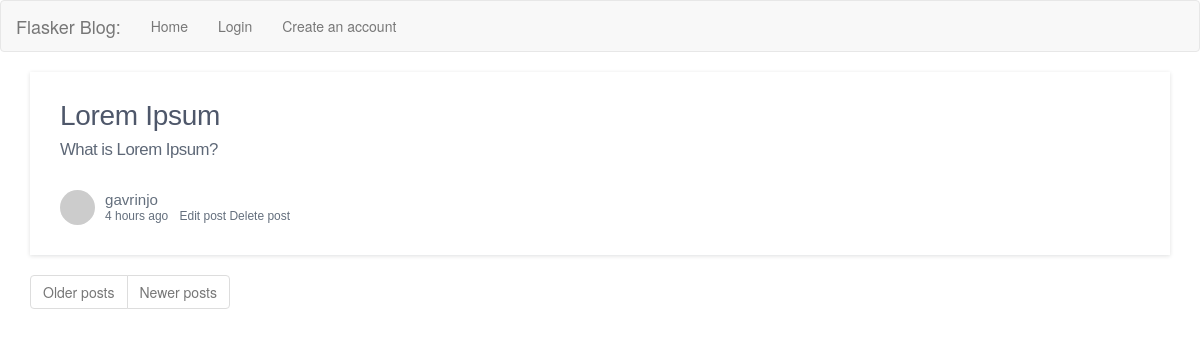
/index, run on the app's committed database.
### app/models.py (models this page shows, shortened)
class Article(db.Model):
    id = db.Column(db.Integer, primary_key=True)
    title = db.Column(db.String(64))
    subtitle = db.Column(db.String(128))
    body = db.Column(db.String(140))
    timestamp = db.Column(db.DateTime, index=True, default=datetime.utcnow)
    user_id = db.Column(db.Integer, db.ForeignKey("user.id"))

class User(UserMixin, db.Model):
    id = db.Column(db.Integer, primary_key=True)
    username = db.Column(db.String(64), index=True, unique=True)
    email = db.Column(db.String(120), index=True, unique=True)
    password_hash = db.Column(db.String(128))
    about_me = db.Column(db.String(140))
    last_seen = db.Column(db.DateTime, default=datetime.utcnow)
    article = db.relationship("Article", backref="author", lazy="dynamic")
    def avatar(self, size):
        digest = md5(self.email.lower().encode("utf-8")).hexdigest()
        return f"https://www.gravatar.com/avatar/{digest}?d=identicon&r=x&s={size}"

### app/main/routes.py (the view)
@bp.route("/")
@bp.route("/index")
def index():
    page = request.args.get("page", 1, type=int)
    posts = Article.query.order_by(Article.timestamp.desc()).paginate(
        page, current_app.config["POSTS_PER_PAGE"], False)
    next_url = url_for("main.index", page=posts.next_num) \
        if posts.has_next else None
    prev_url = url_for("main.index", page=posts.prev_num) \
        if posts.has_prev else None
    return render_template("index.html", title="Home", posts=posts.items, next_url=next_url, prev_url=prev_url)

### app/main/routes.py (called while the page is built)
@bp.before_request
def before_request():
    if current_user.is_authenticated:
        current_user.last_seen = datetime.utcnow()
        db.session.commit()

### app/templates/index.html
{% extends 'base.html' %}
{% block app_content %}
    {% for post in posts %}
        {% include "post_preview.html" %}
    {% endfor %}
    <nav aria-label="Page navigation example">
        <ul class="pagination text-center">
            <li class="page-item{% if not next_url %} disabled {% endif %}">
                <a class="page-link" href="{{ next_url or '#' }}" tabindex="-1">Older posts</a>
            </li>
            <li class="page-item{% if not prev_url %} disabled {% endif %}">
                <a class="page-link" href="{{ prev_url or '#' }}" tabindex="-1">Newer posts</a>
            </li>
        </ul>
    </nav>
{% endblock app_content %}

### app/content/templates/post_preview.html
    <div class="post-card">
        <div class="post-card-detail">
            <a href="#">
                <h2 class="post-card-title">
                    {{ post.title|safe }}
                </h2>
            </a>
            <section class="post-card-excerpt">
                {{ post.subtitle|safe }}
            </section>
            <footer class="post-card-footer">
                <div class="meta-items">
                <img alt="{{ post.author.username }}" class="author-avatar" src="{{ post.author.avatar(64) }}"/>
                    <div>
                        <a class="author-name" href="{{ url_for('main.user', username=post.author.username) }}">
                            {{ post.author.username }}
                        </a>
                        <div class="post-card-meta-info">
                            <span class="meta-item date">{{ moment(post.timestamp).fromNow() }}</span>
                            <a href="{{ url_for('content.edit_page', id=post.id) }}">Edit post</a>
                            <a href="{{ url_for('content.delete_page', id=post.id) }}">Delete post</a>
                        </div>
                    </div>
                </div>
            </footer>
        </div>
    </div>

### app/static/styles2.css (style rules this page uses)
.post-card { width: 100%; overflow: hidden; background-color: #fff; box-shadow: 0 1px 4px rgba(39, 44, 49, .15) }
.post-card *, .post-card:hover { text-decoration: none }
.post-card .post-card-title { margin: 0; padding: 0; color: #4e576a; font-family: TTNormsPro-Bold, sans-serif; font-size: 2em; font-weight: unset; letter-spacing: -.3px; line-height: 1; transition: all .2s ease-out }
.post-card .post-card-detail { padding: 30px; overflow: hidden }
.post-card .post-card-detail .post-card-excerpt { -webkit-line-clamp: 3; -webkit-box-orient: vertical; display: -webkit-box; width: -webkit-fill-available; width: -moz-available; width: stretch; overflow: hidden; text-overflow: ellipsis; margin: 10px auto 30px; color: #5e6877; font-family: AvenirNextLTPro-Medium, sans-serif; font-size: 1.2em; letter-spacing: -.5px; line-height: 1.2; transition: all .2s ease-out }
.post-card .post-card-footer { -webkit-line-clamp: 1; display: flex; align-items: flex-end; margin: 0; overflow: hidden; text-overflow: ellipsis }
.post-card .post-card-footer .meta-items { display: flex; align-items: center; color: #646f7d; font-family: AvenirNextLTPro-Medium, sans-serif; font-size: .9em; line-height: 1; white-space: nowrap; transition: all .2s ease-out }
.post-card .post-card-footer .meta-items * { line-height: 1 }
.post-card .post-card-footer .meta-items a { color: #646f7d; transition: all .2s ease-out }
.post-card .post-card-footer .meta-items span { white-space: nowrap; transition: all .2s ease-out }
.post-card .post-card-footer .meta-items .author-avatar { width: 35px; height: 35px; margin-right: 10px; border-radius: 50% }
.post-card .post-card-footer .meta-items .author-name { display: block; margin-bottom: 4px; color: #646f7d; font-family: TTNormsPro-DemiBold, sans-serif; font-size: 1.2em; line-height: 1 }
.post-card .post-card-footer .meta-items .post-card-meta-info { font-family: AvenirNextLTPro-Medium, sans-serif; font-size: .95em }
.post-card .post-card-footer .meta-items .post-card-meta-info .meta-item { margin-right: 8px }

### data on the page
Article: title "Lorem Ipsum", subtitle "What is Lorem Ipsum?", author.username "gavrinjo", timestamp "4 hours ago"
